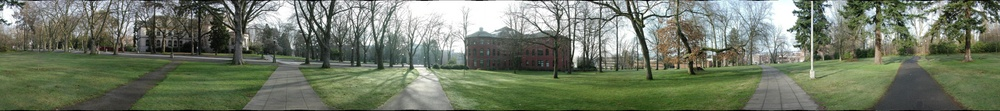
#> input picture input_image/parrington/pano.jpg, 1000 x 111 px, shrunk from 4760 x 529 before the run; its folder holds only this picture in this run
$ jupyter execute notebook.ipynb
#> lines starting #> are read from the running program, lines starting #| are printed output that depends on the picture; after the words box and inside, x2 and y2 are one past the last pixel; in counts of white or black regions, pixels touching at a corner belong together
[cell 1]
import os
import sys
import cv2
import numpy as np
import matplotlib.pyplot as plt

[cell 2]
def load_images(source_dir):
#> called with source_dir = '../input_image/parrington'
    imgs = []

    for (dirpath, dirnames, filenames) in os.walk(source_dir):
        imgs.extend([filename for filename in filenames if filename.endswith('.jpg') or filename.endswith('.png')])
        break

    image_list = [cv2.imread(os.path.join(source_dir, img), 1) for img in imgs]

    return image_list

[cell 3]
img_list = load_images('../input_image/parrington')
#> img_list = 1 item

[cell 4]
img = img_list[0].copy()
#> img is the input picture: shape (111, 1000, 3); mean B, G, R 102.8, 121.8, 112.9
dst = cv2.cornerHarris(img[:,:,0],2,3,0.04)
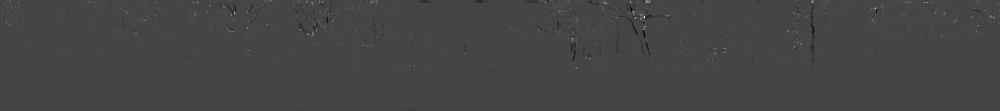
#> dst: shape (111, 1000) float32; min -0.0125, max 0.0337, mean 3.12e-05; drawn with min black and max white

#result is dilated for marking the corners, not important
#dst = cv2.dilate(dst,None)

# Threshold for an optimal value, it may vary depending on the image.
img[dst>0.01*dst.max()]=[255,0,0]
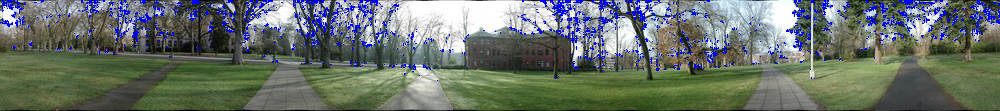
#> img: shape (111, 1000, 3); 5.1% of pixels changed, all inside (x1, y1, x2, y2) = (0, 0, 1000, 110)

plt.figure(figsize=(10,10))
plt.imshow(img)
plt.show()

plt.figure(figsize=(10,10))
plt.imshow(dst, cmap='jet')
plt.colorbar()
plt.show()

[cell 5]
def harris_corner(img, k=0.04, block_size=2, kernel=11):
#> called with k = 0.04, block_size = 2, kernel = 7
    gray = cv2.cvtColor(img, cv2.COLOR_BGR2GRAY)
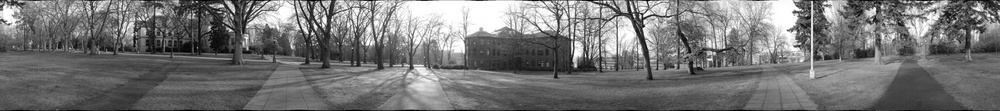
#> gray: shape (111, 1000); min 0, max 255, mean 117
    gray = np.float32(gray)/255
    #gray = cv2.GaussianBlur(gray, (kernel, kernel), 0)

    corner_response = np.zeros(shape=gray.shape, dtype=np.float32)

    height, width, _ = img.shape
#> height = 111; width = 1000
    dx = cv2.Sobel(gray, -1, 1, 0)
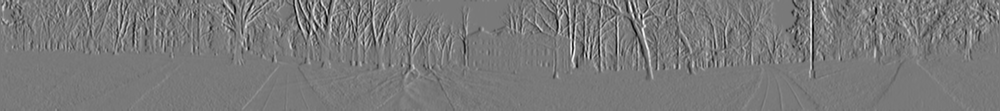
#> dx: shape (111, 1000) float32; min -3.2, max 3.51, mean -0.000174; drawn with min black and max white
    dy = cv2.Sobel(gray, -1, 0, 1)
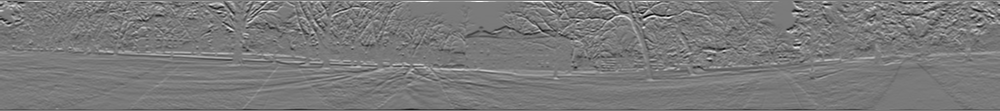
#> dy: shape (111, 1000) float32; min -3.16, max 3.39, mean -0.0213; drawn with min black and max white
    #print(dx.dtype, gray.dtype)
    Ixx = dx*dx
    Iyy = dy*dy
    Ixy = dx*dy
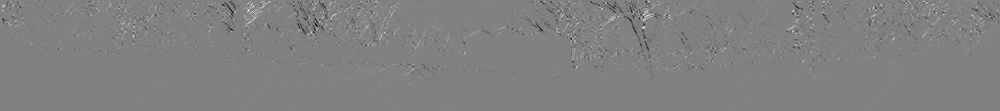
#> Ixy: shape (111, 1000) float32; min -5.34, max 5.2, mean -0.00519; drawn with min black and max white

    corners = np.array([[0, 0, 0]], dtype=np.float32)
    cov_xx = cv2.boxFilter(Ixx, -1, (block_size, block_size))
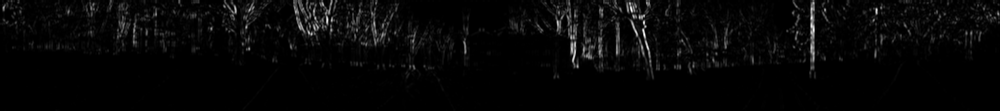
#> cov_xx: shape (111, 1000) float32; min 0, max 8.03, mean 0.236; drawn with min black and max white
    cov_yy = cv2.boxFilter(Iyy, -1, (block_size, block_size))
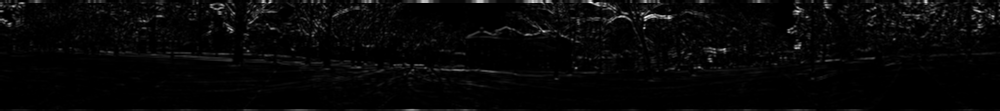
#> cov_yy: shape (111, 1000) float32; min 0, max 6.96, mean 0.202; drawn with min black and max white
    cov_xy = cv2.boxFilter(Ixy, -1, (block_size, block_size))
    # [4 lines of commented-out code are left out]

    for y in range(height):
        for x in range(width):
            xx = cov_xx[y][x]
            yy = cov_yy[y][x]
            xy = cov_xy[y][x]
            # [6 lines of commented-out code are left out]
            det_M = xx*yy - xy**2
            trace_M = xx + yy

            R = det_M - k*trace_M**2
            corner_response[y][x] = R
            #if R > 0:
            #    index = np.searchsorted(corners[:,2], R)
            #    corners = np.insert(corners, index, [x, y, R], axis=0)

    return corner_response

[cell 6]
cm = harris_corner(img_list[0], kernel=7)
#c[dst>0.01*dst.max()]=[0,0,255]

[cell 7]
plt.figure(figsize=(10,10))
plt.imshow(cm, cmap='jet')
plt.colorbar()
plt.show()
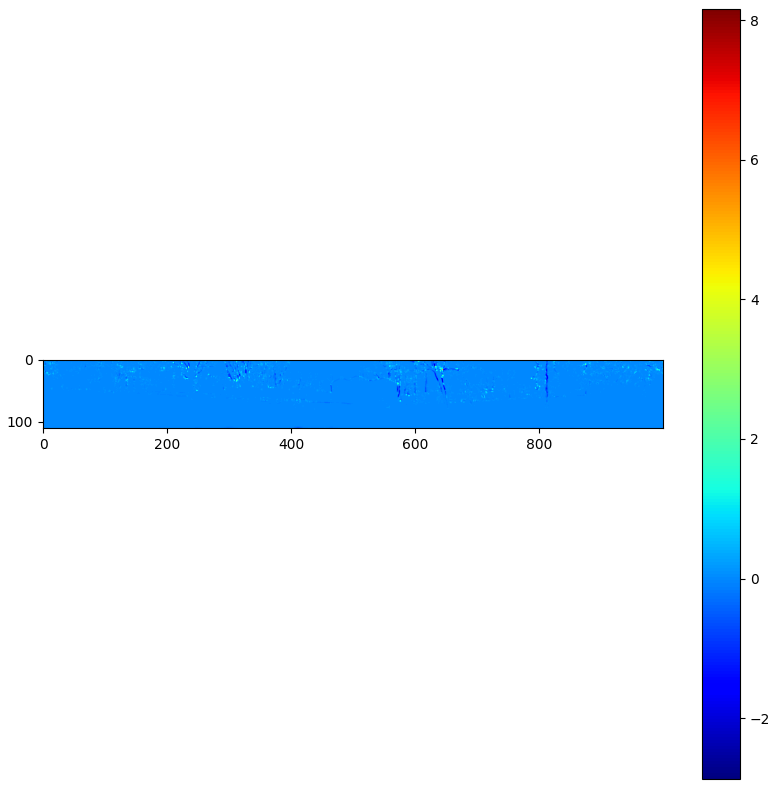
#> figure drawn by matplotlib, 2 panels

[cell 8]
plt.figure(figsize=(10,10))
img = img_list[0].copy()
img[cm>0.01*cm.max()] = [255,0,0]
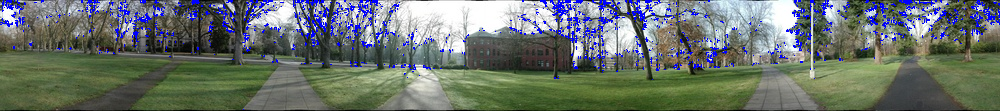
#> img: shape (111, 1000, 3); 5.04% of pixels changed, all inside (x1, y1, x2, y2) = (0, 0, 1000, 110)
plt.imshow(img)
plt.show()

$ run again, on input_image/parrington/prtn03.jpg
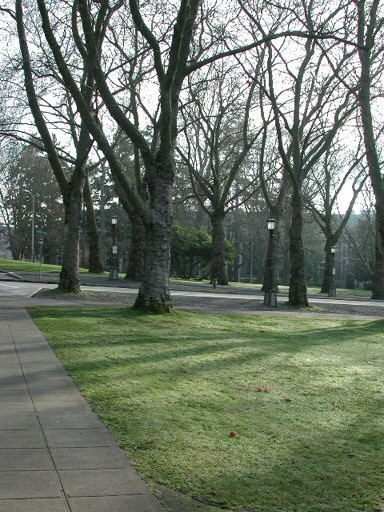
#> input picture input_image/parrington/prtn03.jpg, 384 x 512 px
#> img_list = 1 item
#> img is the input picture: shape (512, 384, 3); mean B, G, R 104.5, 119.1, 109.9
#> `plt.show()`:
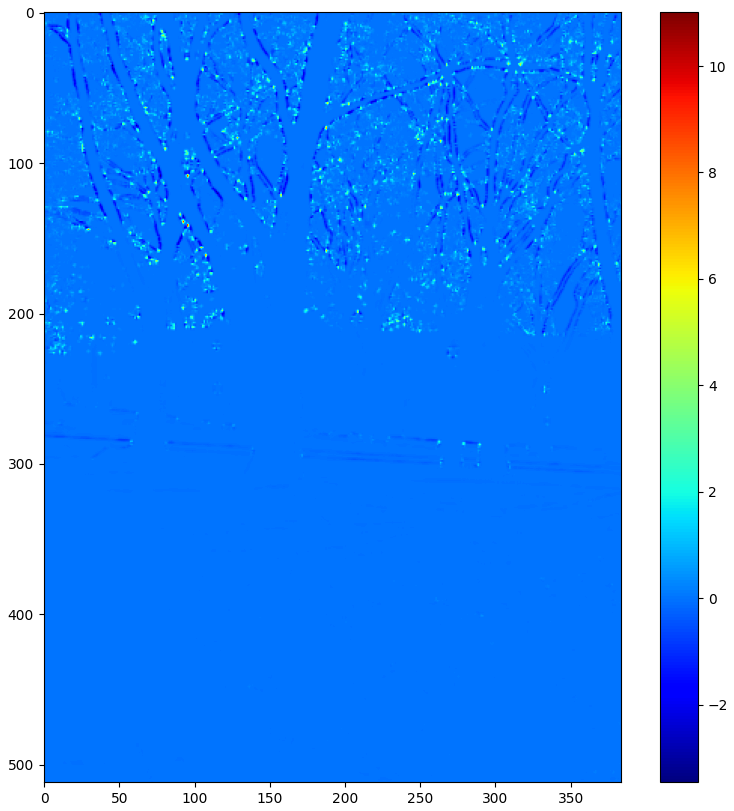
#> figure drawn by matplotlib, 2 panels
#> `img[cm>0.01*cm.max()] = [255,0,0]`:
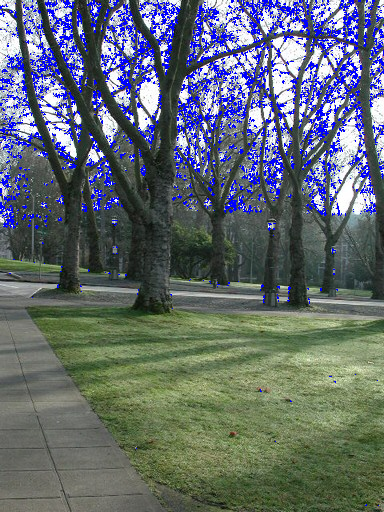
#> img: shape (512, 384, 3); 8.09% of pixels changed, all inside (x1, y1, x2, y2) = (0, 0, 384, 506)

$ run again, on input_image/parrington/prtn04.jpg
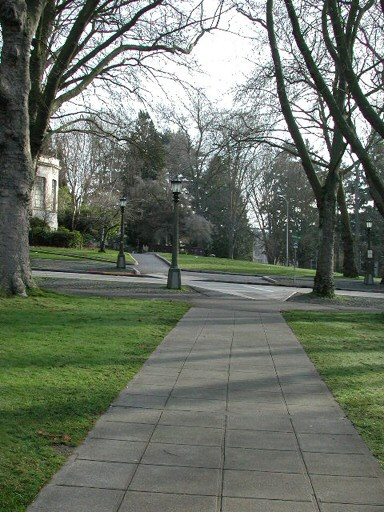
#> input picture input_image/parrington/prtn04.jpg, 384 x 512 px
#> img_list = 1 item
#> img is the input picture: shape (512, 384, 3); mean B, G, R 103, 115, 107.2
#> `img[cm>0.01*cm.max()] = [255,0,0]`:
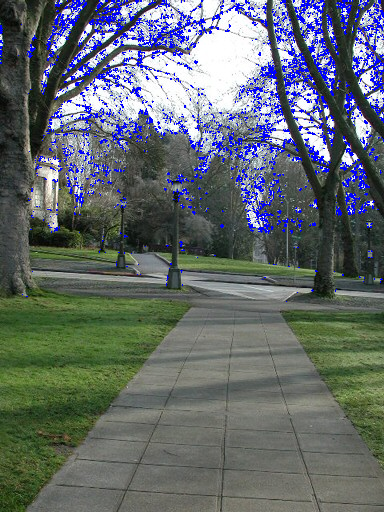
#> img: shape (512, 384, 3); 5.95% of pixels changed, all inside (x1, y1, x2, y2) = (0, 0, 384, 302)
